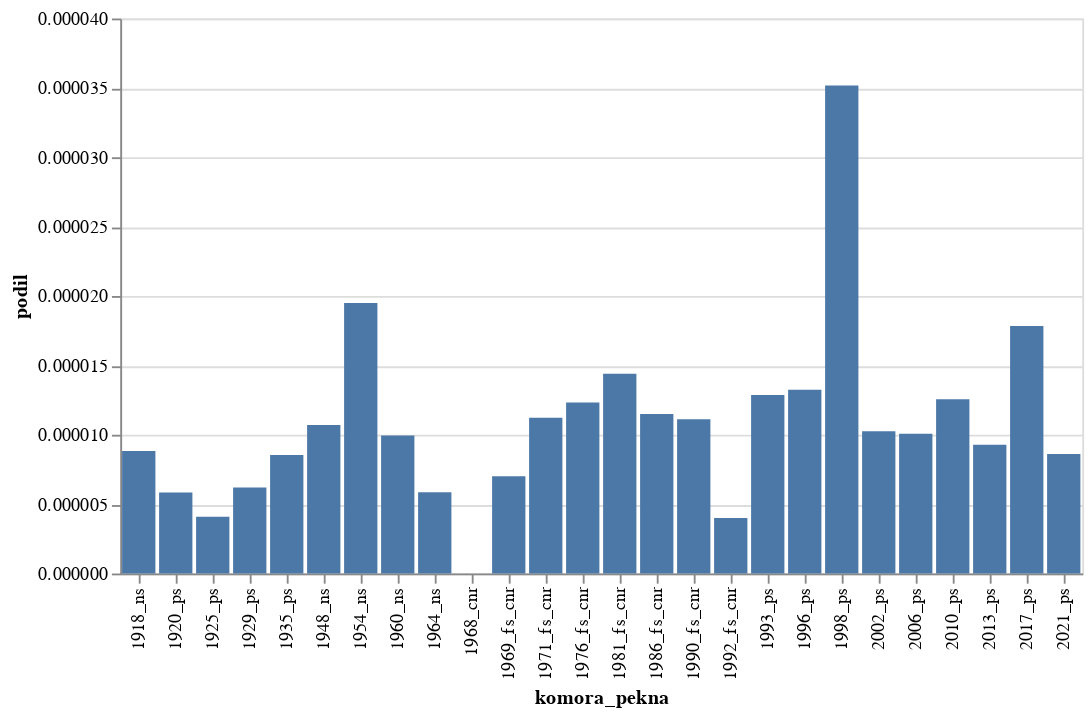

Notebook source saved alongside this figure:
### Code cell
graf("Ostrava")

### Figure 1 — Vega-Lite specification as saved in the notebook (floating-point values rounded to 4 significant figures)
{"config": {"view": {"continuousWidth": 300, "continuousHeight": 300}}, "data": {"name": "data-52f80baf9eaa26b0fb9f89367b6830fb"}, "mark": {"type": "bar"}, "encoding": {"x": {"field": "komora_pekna", "type": "nominal"}, "y": {"field": "podil", "type": "quantitative"}}, "$schema": "https://vega.github.io/schema/vega-lite/v5.8.0.json", "datasets": {"data-52f80baf9eaa26b0fb9f89367b6830fb": [{"komora_pekna": "1918_ns", "slov": 2493774, "vyskytu": 22, "podil": 8.822e-06}, {"komora_pekna": "1920_ps", "slov": 8739981, "vyskytu": 51, "podil": 5.835e-06}, {"komora_pekna": "1925_ps", "slov": 6606822, "vyskytu": 27, "podil": 4.087e-06}, {"komora_pekna": "1929_ps", "slov": 8229753, "vyskytu": 51, "podil": 6.197e-06}, {"komora_pekna": "1935_ps", "slov": 3159927, "vyskytu": 27, "podil": 8.545e-06}, {"komora_pekna": "1948_ns", "slov": 1867671, "vyskytu": 20, "podil": 1.071e-05}, {"komora_pekna": "1954_ns", "slov": 1025516, "vyskytu": 20, "podil": 1.95e-05}, {"komora_pekna": "1960_ns", "slov": 904510, "vyskytu": 9, "podil": 9.95e-06}, {"komora_pekna": "1964_ns", "slov": 1534760, "vyskytu": 9, "podil": 5.864e-06}, {"komora_pekna": "1968_cnr", "slov": 142318, "vyskytu": 0, "podil": 0.0}, {"komora_pekna": "1969_fs_cnr", "slov": 1141353, "vyskytu": 8, "podil": 7.009e-06}, {"komora_pekna": "1971_fs_cnr", "slov": 1783042, "vyskytu": 20, "podil": 1.122e-05}, {"komora_pekna": "1976_fs_cnr", "slov": 1541450, "vyskytu": 19, "podil": 1.233e-05}, {"komora_pekna": "1981_fs_cnr", "slov": 1667393, "vyskytu": 24, "podil": 1.439e-05}, {"komora_pekna": "1986_fs_cnr", "slov": 2346937, "vyskytu": 27, "podil": 1.15e-05}, {"komora_pekna": "1990_fs_cnr", "slov": 6744570, "vyskytu": 75, "podil": 1.112e-05}, {"komora_pekna": "1992_fs_cnr", "slov": 1250260, "vyskytu": 5, "podil": 3.999e-06}, {"komora_pekna": "1993_ps", "slov": 3733309, "vyskytu": 48, "podil": 1.286e-05}, {"komora_pekna": "1996_ps", "slov": 3777874, "vyskytu": 50, "podil": 1.323e-05}, {"komora_pekna": "1998_ps", "slov": 8758180, "vyskytu": 308, "podil": 3.517e-05}, {"komora_pekna": "2002_ps", "slov": 9469562, "vyskytu": 97, "podil": 1.024e-05}, {"komora_pekna": "2006_ps", "slov": 7246921, "vyskytu": 73, "podil": 1.007e-05}, {"komora_pekna": "2010_ps", "slov": 6613371, "vyskytu": 83, "podil": 1.255e-05}, {"komora_pekna": "2013_ps", "slov": 11319931, "vyskytu": 105, "podil": 9.276e-06}, {"komora_pekna": "2017_ps", "slov": 13171459, "vyskytu": 235, "podil": 1.784e-05}, {"komora_pekna": "2021_ps", "slov": 15683586, "vyskytu": 135, "podil": 8.608e-06}]}}
